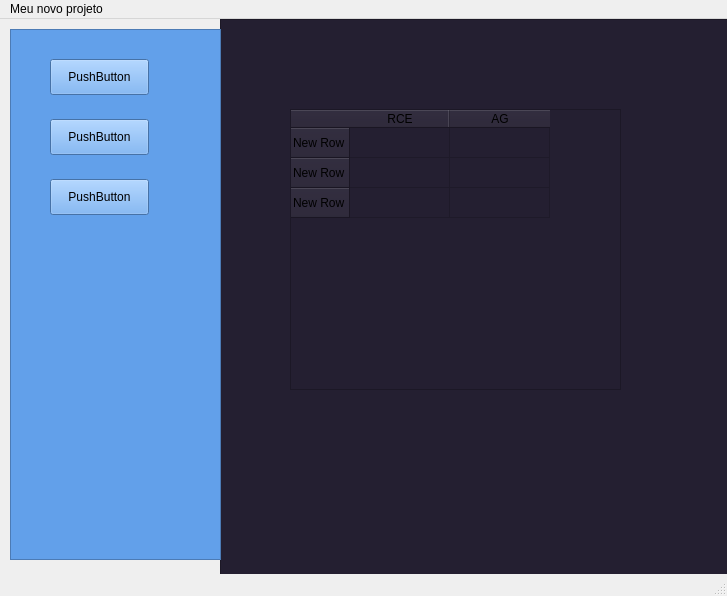
<?xml version="1.0" encoding="UTF-8"?>
<ui version="4.0">
 <class>MainWindow</class>
 <widget class="QMainWindow" name="MainWindow">
  <property name="geometry">
   <rect>
    <x>0</x>
    <y>0</y>
    <width>727</width>
    <height>596</height>
   </rect>
  </property>
  <property name="windowTitle">
   <string>MainWindow</string>
  </property>
  <widget class="QWidget" name="centralwidget">
   <widget class="QFrame" name="frame_direita">
    <property name="enabled">
     <bool>true</bool>
    </property>
    <property name="geometry">
     <rect>
      <x>220</x>
      <y>0</y>
      <width>511</width>
      <height>611</height>
     </rect>
    </property>
    <property name="autoFillBackground">
     <bool>false</bool>
    </property>
    <property name="styleSheet">
     <string notr="true">background-color: rgb(36, 31, 49);</string>
    </property>
    <property name="frameShape">
     <enum>QFrame::Shape::StyledPanel</enum>
    </property>
    <property name="frameShadow">
     <enum>QFrame::Shadow::Raised</enum>
    </property>
    <widget class="QTableWidget" name="tableWidget">
     <property name="geometry">
      <rect>
       <x>70</x>
       <y>90</y>
       <width>331</width>
       <height>281</height>
      </rect>
     </property>
     <row>
      <property name="text">
       <string>New Row</string>
      </property>
     </row>
     <row>
      <property name="text">
       <string>New Row</string>
      </property>
     </row>
     <row>
      <property name="text">
       <string>New Row</string>
      </property>
     </row>
     <column>
      <property name="text">
       <string>RCE</string>
      </property>
     </column>
     <column>
      <property name="text">
       <string>AG</string>
      </property>
     </column>
    </widget>
   </widget>
   <widget class="QFrame" name="frame">
    <property name="geometry">
     <rect>
      <x>10</x>
      <y>10</y>
      <width>211</width>
      <height>531</height>
     </rect>
    </property>
    <property name="styleSheet">
     <string notr="true">background-color: rgb(98, 160, 234);</string>
    </property>
    <property name="frameShape">
     <enum>QFrame::Shape::StyledPanel</enum>
    </property>
    <property name="frameShadow">
     <enum>QFrame::Shadow::Raised</enum>
    </property>
    <widget class="QPushButton" name="pushButton">
     <property name="geometry">
      <rect>
       <x>40</x>
       <y>30</y>
       <width>99</width>
       <height>36</height>
      </rect>
     </property>
     <property name="text">
      <string>PushButton</string>
     </property>
    </widget>
    <widget class="QPushButton" name="pushButton_2">
     <property name="geometry">
      <rect>
       <x>40</x>
       <y>90</y>
       <width>99</width>
       <height>36</height>
      </rect>
     </property>
     <property name="text">
      <string>PushButton</string>
     </property>
    </widget>
    <widget class="QPushButton" name="pushButton_3">
     <property name="geometry">
      <rect>
       <x>40</x>
       <y>150</y>
       <width>99</width>
       <height>36</height>
      </rect>
     </property>
     <property name="text">
      <string>PushButton</string>
     </property>
    </widget>
   </widget>
  </widget>
  <widget class="QMenuBar" name="menubar">
   <property name="geometry">
    <rect>
     <x>0</x>
     <y>0</y>
     <width>727</width>
     <height>21</height>
    </rect>
   </property>
   <widget class="QMenu" name="menuMeu_novo_projeto">
    <property name="title">
     <string>Meu novo projeto</string>
    </property>
   </widget>
   <addaction name="menuMeu_novo_projeto"/>
  </widget>
  <widget class="QStatusBar" name="statusbar"/>
 </widget>
 <resources/>
 <connections/>
</ui>
